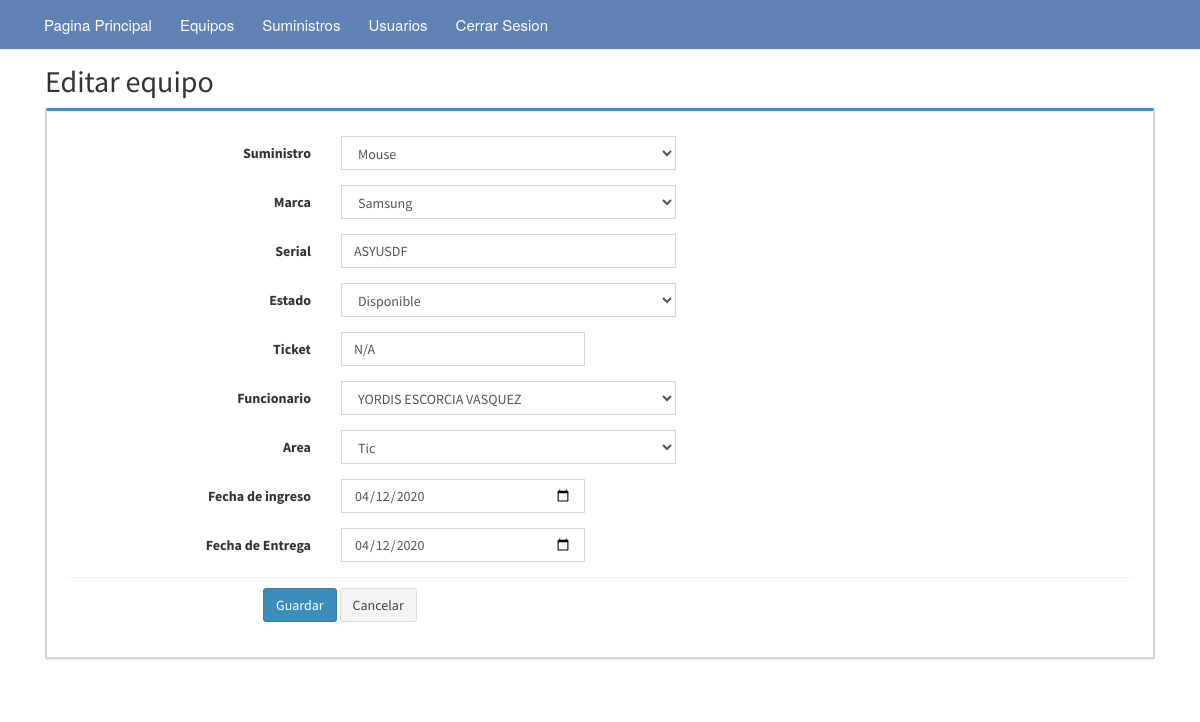
Page /editsuministro.php?id=ASYUSDF on the committed database.
### tables this page shows
CREATE TABLE IF NOT EXISTS `db_suministros` (
  `id` int(11) NOT NULL AUTO_INCREMENT,
  `suministro` varchar(50) DEFAULT NULL,
  `marca` varchar(50) DEFAULT NULL,
  `serial` varchar(50) DEFAULT NULL,
  `estado` varchar(50) DEFAULT NULL,
  `ticket` varchar(50) DEFAULT NULL,
  `funcionario` varchar(50) DEFAULT NULL,
  `area` varchar(50) DEFAULT NULL,
  `fechai` varchar(50) DEFAULT NULL,
  `fechae` varchar(50) DEFAULT NULL,
  PRIMARY KEY (`id`) USING BTREE,
  UNIQUE KEY `serial` (`serial`) USING BTREE,
  KEY `suministro_serial` (`suministro`,`serial`,`marca`) USING BTREE
);

### editsuministro.php (the view, shortened to what this page needs)
<?php session_start();
include("conexion.php");
?>
<!DOCTYPE html>
<html lang="es">
<head>
</head>
<body>
	<nav class="navbar navbar-default navbar-fixed-top">
		<?php include("nav.php");?>
	</nav>
	<div class="container">
		<div class="content">
			<h2>Editar equipo</h2>
			<?php
			$id = mysqli_real_escape_string($con,(strip_tags($_GET["id"],ENT_QUOTES)));
			$sql = mysqli_query($con, "SELECT * FROM db_suministros WHERE serial='$id'");
			if(mysqli_num_rows($sql) == 0){
				header("Location: index.php");
			}else{
				$row = mysqli_fetch_assoc($sql);
			}
			?>
			<div class="box box-primary">
			<form role="form" class="form-horizontal" action="acciones/editarsuministro.php" method="POST">
            <div class="box-body">
              <div class="form-group">
                <label class="col-sm-3 control-label">Suministro</label>
                <div class="col-sm-4">
                  <select name="suministro" class="form-control">
                    <option value="<?php echo $row['suministro']; ?>"><?php echo $row['suministro']; ?></option>
                  </select>
                </div>
              </div>
              <div class="form-group">
                <label class="col-sm-3 control-label">Marca</label>
                <div class="col-sm-4">
                  <select name="marca" class="form-control">
                    <option value="<?php echo $row['marca']; ?>"><?php echo $row['marca']; ?></option>
                  </select>
                </div>
              </div>
              <div class="form-group">
                <label class="col-sm-3 control-label">Serial</label>
                <div class="col-sm-4">
                  <input type="text" name="serial" class="form-control" value="<?php echo $row['serial']; ?>" required>
                </div>
              </div>
              <div class="form-group">
                <label class="col-sm-3 control-label">Estado</label>
                <div class="col-sm-4">
                  <select name="estado" class="form-control">
                    <option value="<?php echo $row['estado']; ?>"><?php echo $row['estado']; ?></option>
                  </select>
                </div>
              </div>
              <div class="form-group">
                <label class="col-sm-3 control-label">Ticket</label>
                <div class="col-sm-3">
                  <input type="text" name="ticket" class="form-control" value="<?php echo $row['ticket']; ?>" required>
                </div>
              </div>
              <div class="form-group">
                <label class="col-sm-3 control-label">Funcionario</label>
                <div class="col-sm-4">
                  <select  name="funcionario" class="form-control">
                    <option value="<?php echo $row['funcionario']; ?>"><?php echo $row['funcionario']; ?></option>
                  </select>
                </div>
              </div>
              <div class="form-group">
                <label class="col-sm-3 control-label">Area</label>
                <div class="col-sm-4">
                  <select name="area" class="form-control">
                    <option value="<?php echo $row['area']; ?>"><?php echo $row['area']; ?></option>
                  </select>
                </div>
              </div>
              <div class="form-group">
                <label class="col-sm-3 control-label">Fecha de ingreso</label>
                <div class="col-sm-3">
                  <input type="date" name="fechai" class="form-control" value="<?php echo $row['fechai']; ?>" required>
                </div>
              </div>
              <div class="form-group">
                <label class="col-sm-3 control-label">Fecha de Entrega</label>
                <div class="col-sm-3">
                  <input type="date" name="fechae" class="form-control" value="<?php echo $row['fechae']; ?>" required>
                </div>
              </div>
              <div class="box-footer">
                <div class="form-group">
                  <div class="col-sm-offset-2 col-sm-10">
                    <input type="submit" class="btn btn-primary btn-submit" name="editar" value="Guardar">
                    <a href="suministros.php" class="btn btn-default btn-reset">Cancelar</a>
                  </div>
                </div>
              </div>
            </div>
          </form>
			</div>
		</div>
    </div>
</body>
</html>

### css/style_nav.css (style rules this page uses)
.navbar-default { background-color: #6082b4; border-color: #1abc9c; }

### editsuministro.php (style rules this page uses)
.content { margin-top: 30px; }

### rows in the picture
db_suministros: suministro "Mouse", marca "Samsung", serial "ASYUSDF", estado "Disponible", ticket "N/A", funcionario "YORDIS ESCORCIA VASQUEZ", area "Tic", fechai "04/12/2020", fechae "04/12/2020"
